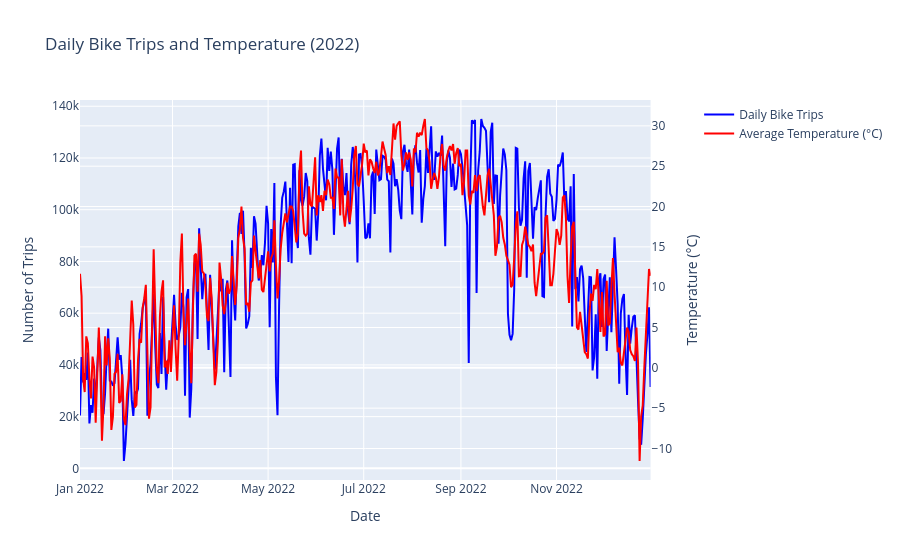

The cell this chart's notebook holds for it:
### Code cell
import pandas as pd
from plotly.subplots import make_subplots
import plotly.graph_objects as go

# Load aggregated data
df = pd.read_csv("reduced_data_to_plot.csv")
df["date"] = pd.to_datetime(df["date"])

# Create dual-axis figure
fig = make_subplots(specs=[[{"secondary_y": True}]])

# Bike trips (left axis)
fig.add_trace(
    go.Scatter(
        x=df["date"],
        y=df["bike_rides_daily"],
        name="Daily Bike Trips",
        line=dict(color="blue")
    ),
    secondary_y=False
)

# Temperature (right axis)
fig.add_trace(
    go.Scatter(
        x=df["date"],
        y=df["avgTemp"],
        name="Average Temperature (°C)",
        line=dict(color="red")
    ),
    secondary_y=True
)

# Layout
fig.update_layout(
    title="Daily Bike Trips and Temperature (2022)",
    xaxis_title="Date",
    height=800
)

fig.update_yaxes(title_text="Number of Trips", secondary_y=False)
fig.update_yaxes(title_text="Temperature (°C)", secondary_y=True)

fig.show()

### Figure 1 — Plotly figure (JSON) as saved in the notebook; plotly's stock layout.template omitted (floating-point values rounded to 4 significant figures; data arrays with more than 128 entries replaced by an {"elided": "..."} marker saying what was removed)
{"data": [{"line": {"color": "blue"}, "name": "Daily Bike Trips", "type": "scatter", "x": {"elided": "365 str values"}, "xaxis": "x", "y": {"elided": "365 int values"}, "yaxis": "y"}, {"line": {"color": "red"}, "name": "Average Temperature (°C)", "type": "scatter", "x": {"elided": "365 str values"}, "xaxis": "x", "y": {"elided": "365 float values"}, "yaxis": "y2"}], "layout": {"autosize": true, "title": {"text": "Daily Bike Trips and Temperature (2022)"}, "xaxis": {"anchor": "y", "autorange": true, "domain": [0, 0.94], "range": ["2022-01-01", "2022-12-31"], "title": {"text": "Date"}, "type": "date"}, "yaxis": {"anchor": "x", "autorange": true, "domain": [0, 1], "range": [-20.22, 384.2], "title": {"text": "Number of Trips"}}, "yaxis2": {"anchor": "x", "autorange": true, "overlaying": "y", "range": [-20.22, 384.2], "side": "right", "title": {"text": "Temperature (°C)"}}}}
